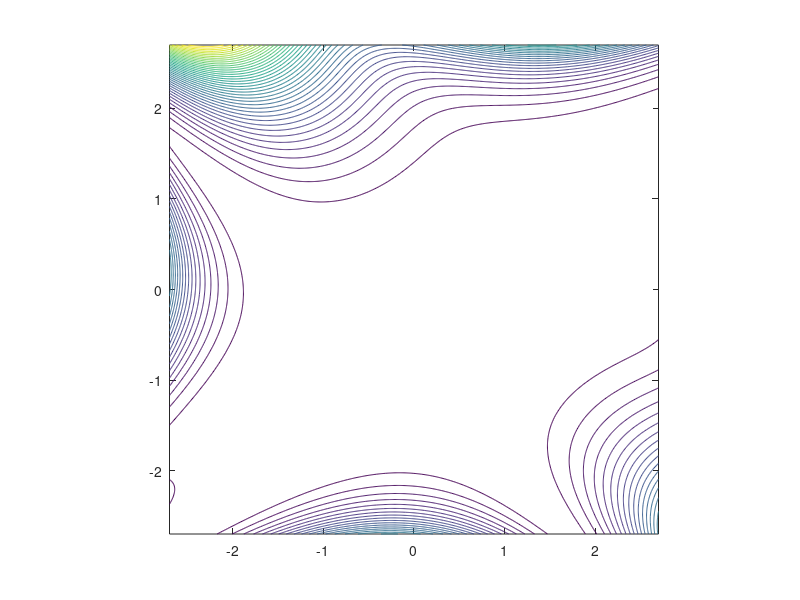

Reproduce this figure in MATLAB. (Note: this script raises an error after producing the figure.)
clear;
close all;
clc;

%Graficamos las curvas de nivel
f = @(x,y)  ((1)+(((x+y+1).^2).*(19-14.*x+3.*x.*x-14.*y+6.*x.*y+3.*y.*y))).*((30)+(((2.*x-3.*y).^2).*(18-32.*x+12.*x.*x+48.*y-36.*x.*y+27.*y.*y))) ;
stepsize=0.01;
[X,Y]=meshgrid(-2.7:stepsize:2.7);
z=f(X,Y);

contour(X,Y,z,40)

axis equal

%Graficamos el recorrido de las iteraciones
hold on
x0=[0;-2.6];
XY=zeros(25,2);
XY(1,:)=x0;
j=2;
for i=1:24
    [x,msg,it]= mRC2(@(x) ((1)+(((x(1,1)+x(2,1)+1)^2)*((19)+(-14*x(1,1))+(3*x(1,1)*x(1,1))+(-14*x(2,1))+(6*x(1,1)*x(2,1))+(3*x(2,1)*x(2,1)))))*((30)+((((2*x(1,1))+(-3*x(2,1)))^2)*((18)+(-32*x(1,1))+(12*x(1,1)*x(1,1))+(48*x(2,1))+(-36*x(1,1)*x(2,1))+(27*x(2,1)*x(2,1))))),x0,i);
    XY(j,:)=x;
    j=j+1;
end

plot(XY(:,1),XY(:,2),'--d')
hold off
view(2);